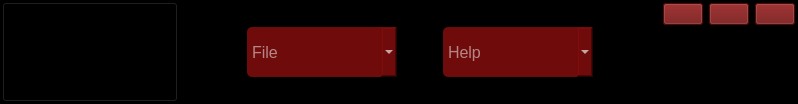
     <widget class="QFrame" name="upper_frame">
      <property name="maximumSize">
       <size>
        <width>16777215</width>
        <height>100</height>
       </size>
      </property>
      <property name="cursor">
       <cursorShape>ArrowCursor</cursorShape>
      </property>
      <property name="styleSheet">
       <string notr="true">background-color: rgb(0, 0, 0);</string>
      </property>
      <property name="frameShape">
       <enum>QFrame::WinPanel</enum>
      </property>
      <property name="frameShadow">
       <enum>QFrame::Raised</enum>
      </property>
      <layout class="QHBoxLayout" name="horizontalLayout_10">
       <property name="leftMargin">
        <number>0</number>
       </property>
       <property name="topMargin">
        <number>0</number>
       </property>
       <property name="rightMargin">
        <number>0</number>
       </property>
       <property name="bottomMargin">
        <number>0</number>
       </property>
       <item>
        <widget class="QFrame" name="left_toggle_frame">
         <property name="minimumSize">
          <size>
           <width>176</width>
           <height>100</height>
          </size>
         </property>
         <property name="maximumSize">
          <size>
           <width>100</width>
           <height>16777215</height>
          </size>
         </property>
         <property name="frameShape">
          <enum>QFrame::NoFrame</enum>
         </property>
         <property name="frameShadow">
          <enum>QFrame::Raised</enum>
         </property>
         <layout class="QHBoxLayout" name="horizontalLayout_11">
          <property name="leftMargin">
           <number>0</number>
          </property>
          <property name="topMargin">
           <number>0</number>
          </property>
          <property name="rightMargin">
           <number>0</number>
          </property>
          <property name="bottomMargin">
           <number>0</number>
          </property>
          <item>
           <widget class="QPushButton" name="open_tree_Button">
            <property name="minimumSize">
             <size>
              <width>0</width>
              <height>100</height>
             </size>
            </property>
            <property name="maximumSize">
             <size>
              <width>16777215</width>
              <height>16777215</height>
             </size>
            </property>
            <property name="cursor">
             <cursorShape>PointingHandCursor</cursorShape>
            </property>
            <property name="styleSheet">
             <string notr="true">QPushButton {
background-color: rgb(0, 0, 0);
}
QPushButton:hover {
background-color: rgb(26, 95, 180);
}
QPushButton:pressed {
background-color: rgb(98, 160, 234);
}</string>
            </property>
            <property name="text">
             <string/>
            </property>
            <property name="icon">
             <iconset resource="icons/icons.qrc">
              <normaloff>:/icons/cil-menu.png</normaloff>:/icons/cil-menu.png</iconset>
            </property>
            <property name="iconSize">
             <size>
              <width>24</width>
              <height>24</height>
             </size>
            </property>
           </widget>
          </item>
         </layout>
        </widget>
       </item>
       <item>
        <widget class="QLabel" name="acrome_logo">
         <property name="maximumSize">
          <size>
           <width>350</width>
           <height>16777215</height>
          </size>
         </property>
         <property name="text">
          <string/>
         </property>
         <property name="pixmap">
          <pixmap resource="images/images.qrc">:/images/acromelogo_yazılı.png</pixmap>
         </property>
         <property name="scaledContents">
          <bool>true</bool>
         </property>
        </widget>
       </item>
       <item>
        <spacer name="horizontalSpacer">
         <property name="orientation">
          <enum>Qt::Horizontal</enum>
         </property>
         <property name="sizeType">
          <enum>QSizePolicy::Expanding</enum>
         </property>
         <property name="sizeHint" stdset="0">
          <size>
           <width>40</width>
           <height>20</height>
          </size>
         </property>
        </spacer>
       </item>
       <item>
        <widget class="QFrame" name="middle_buttons_frame">
         <property name="styleSheet">
          <string notr="true">color: white;
</string>
         </property>
         <property name="frameShape">
          <enum>QFrame::StyledPanel</enum>
         </property>
         <property name="frameShadow">
          <enum>QFrame::Raised</enum>
         </property>
         <layout class="QHBoxLayout" name="horizontalLayout_2">
          <item>
           <widget class="QComboBox" name="file_comboBox">
            <property name="minimumSize">
             <size>
              <width>150</width>
              <height>50</height>
             </size>
            </property>
            <property name="font">
             <font>
              <pointsize>12</pointsize>
             </font>
            </property>
            <property name="cursor">
             <cursorShape>PointingHandCursor</cursorShape>
            </property>
            <property name="styleSheet">
             <string notr="true">QComboBox {
color: white;
background-color: rgb(111, 11, 11);
border-radius: 5px;
}
QComboBox:hover {
background-color: rgb(28, 113, 216);
}
QComboBox:pressed {
background-color: rgb(28, 113, 216);
}</string>
            </property>
            <property name="placeholderText">
             <string>File</string>
            </property>
            <item>
             <property name="text">
              <string>Save</string>
             </property>
            </item>
            <item>
             <property name="text">
              <string>Save As...</string>
             </property>
            </item>
            <item>
             <property name="text">
              <string>Open</string>
             </property>
            </item>
           </widget>
          </item>
          <item>
           <spacer name="horizontalSpacer_3">
            <property name="orientation">
             <enum>Qt::Horizontal</enum>
            </property>
            <property name="sizeHint" stdset="0">
             <size>
              <width>40</width>
              <height>20</height>
             </size>
            </property>
           </spacer>
          </item>
          <item>
           <widget class="QComboBox" name="help_comboBox">
            <property name="sizePolicy">
             <sizepolicy hsizetype="Minimum" vsizetype="Fixed">
              <horstretch>0</horstretch>
              <verstretch>0</verstretch>
             </sizepolicy>
            </property>
            <property name="minimumSize">
             <size>
              <width>150</width>
              <height>50</height>
             </size>
            </property>
            <property name="font">
             <font>
              <pointsize>12</pointsize>
             </font>
            </property>
            <property name="cursor">
             <cursorShape>PointingHandCursor</cursorShape>
            </property>
            <property name="styleSheet">
             <string notr="true">QComboBox {
color: white;
background-color: rgb(111, 11, 11);
border-radius: 5px;
}
QComboBox:hover {
background-color: rgb(28, 113, 216);
}
QComboBox:pressed {
background-color: rgb(28, 113, 216);
}</string>
            </property>
            <property name="placeholderText">
             <string>Help</string>
            </property>
            <item>
             <property name="text">
              <string>Product Website</string>
             </property>
            </item>
            <item>
             <property name="text">
              <string>Troubleshooting</string>
             </property>
            </item>
            <item>
             <property name="text">
              <string>Visit acrome.net</string>
             </property>
            </item>
            <item>
             <property name="text">
              <string>Privacy Policy</string>
             </property>
            </item>
            <item>
             <property name="text">
              <string>About Acrome</string>
             </property>
            </item>
           </widget>
          </item>
         </layout>
        </widget>
       </item>
       <item>
        <spacer name="horizontalSpacer_2">
         <property name="orientation">
          <enum>Qt::Horizontal</enum>
         </property>
         <property name="sizeType">
          <enum>QSizePolicy::Expanding</enum>
         </property>
         <property name="sizeHint" stdset="0">
          <size>
           <width>40</width>
           <height>20</height>
          </size>
         </property>
        </spacer>
       </item>
       <item>
        <widget class="QLabel" name="smd_logo">
         <property name="maximumSize">
          <size>
           <width>100</width>
           <height>16777215</height>
          </size>
         </property>
         <property name="text">
          <string/>
         </property>
         <property name="pixmap">
          <pixmap resource="images/images.qrc">:/images/smd.png</pixmap>
         </property>
         <property name="scaledContents">
          <bool>true</bool>
         </property>
        </widget>
       </item>
       <item alignment="Qt::AlignRight|Qt::AlignTop">
        <widget class="QFrame" name="top_right_btns_frame">
         <property name="maximumSize">
          <size>
           <width>200</width>
           <height>16777215</height>
          </size>
         </property>
         <property name="styleSheet">
          <string notr="true"/>
         </property>
         <property name="frameShape">
          <enum>QFrame::StyledPanel</enum>
         </property>
         <property name="frameShadow">
          <enum>QFrame::Raised</enum>
         </property>
         <layout class="QHBoxLayout" name="horizontalLayout_13">
          <property name="leftMargin">
           <number>0</number>
          </property>
          <property name="topMargin">
           <number>0</number>
          </property>
          <property name="rightMargin">
           <number>0</number>
          </property>
          <property name="bottomMargin">
           <number>0</number>
          </property>
          <item>
           <widget class="QPushButton" name="minimizeButton">
            <property name="cursor">
             <cursorShape>PointingHandCursor</cursorShape>
            </property>
            <property name="focusPolicy">
             <enum>Qt::StrongFocus</enum>
            </property>
            <property name="styleSheet">
             <string notr="true">QPushButton {
background-color: rgb(111, 11, 11);
}
QPushButton:hover {
background-color: rgb(26, 95, 180);
}
QPushButton:pressed {
background-color: rgb(98, 160, 234);
}</string>
            </property>
            <property name="text">
             <string/>
            </property>
            <property name="icon">
             <iconset resource="icons/icons.qrc">
              <normaloff>:/icons/cil-window-minimize.png</normaloff>:/icons/cil-window-minimize.png</iconset>
            </property>
            <property name="iconSize">
             <size>
              <width>24</width>
              <height>24</height>
             </size>
            </property>
           </widget>
          </item>
          <item>
           <widget class="QPushButton" name="restoreButton">
            <property name="cursor">
             <cursorShape>PointingHandCursor</cursorShape>
            </property>
            <property name="styleSheet">
             <string notr="true">QPushButton {
background-color: rgb(111, 11, 11);
}
QPushButton:hover {
background-color: rgb(26, 95, 180);
}
QPushButton:pressed {
background-color: rgb(98, 160, 234);
}</string>
            </property>
            <property name="text">
             <string/>
            </property>
            <property name="icon">
             <iconset resource="icons/icons.qrc">
              <normaloff>:/icons/cil-window-restore.png</normaloff>:/icons/cil-window-restore.png</iconset>
            </property>
            <property name="iconSize">
             <size>
              <width>24</width>
              <height>24</height>
             </size>
            </property>
           </widget>
          </item>
          <item>
           <widget class="QPushButton" name="closeButton">
            <property name="cursor">
             <cursorShape>PointingHandCursor</cursorShape>
            </property>
            <property name="styleSheet">
             <string notr="true">QPushButton {
background-color: rgb(111, 11, 11);
}
QPushButton:hover {
background-color: rgb(26, 95, 180);
}
QPushButton:pressed {
background-color: rgb(98, 160, 234);
}</string>
            </property>
            <property name="text">
             <string/>
            </property>
            <property name="icon">
             <iconset resource="icons/icons.qrc">
              <normaloff>:/icons/cil-x.png</normaloff>:/icons/cil-x.png</iconset>
            </property>
            <property name="iconSize">
             <size>
              <width>24</width>
              <height>24</height>
             </size>
            </property>
           </widget>
          </item>
         </layout>
        </widget>
       </item>
      </layout>
     </widget>
